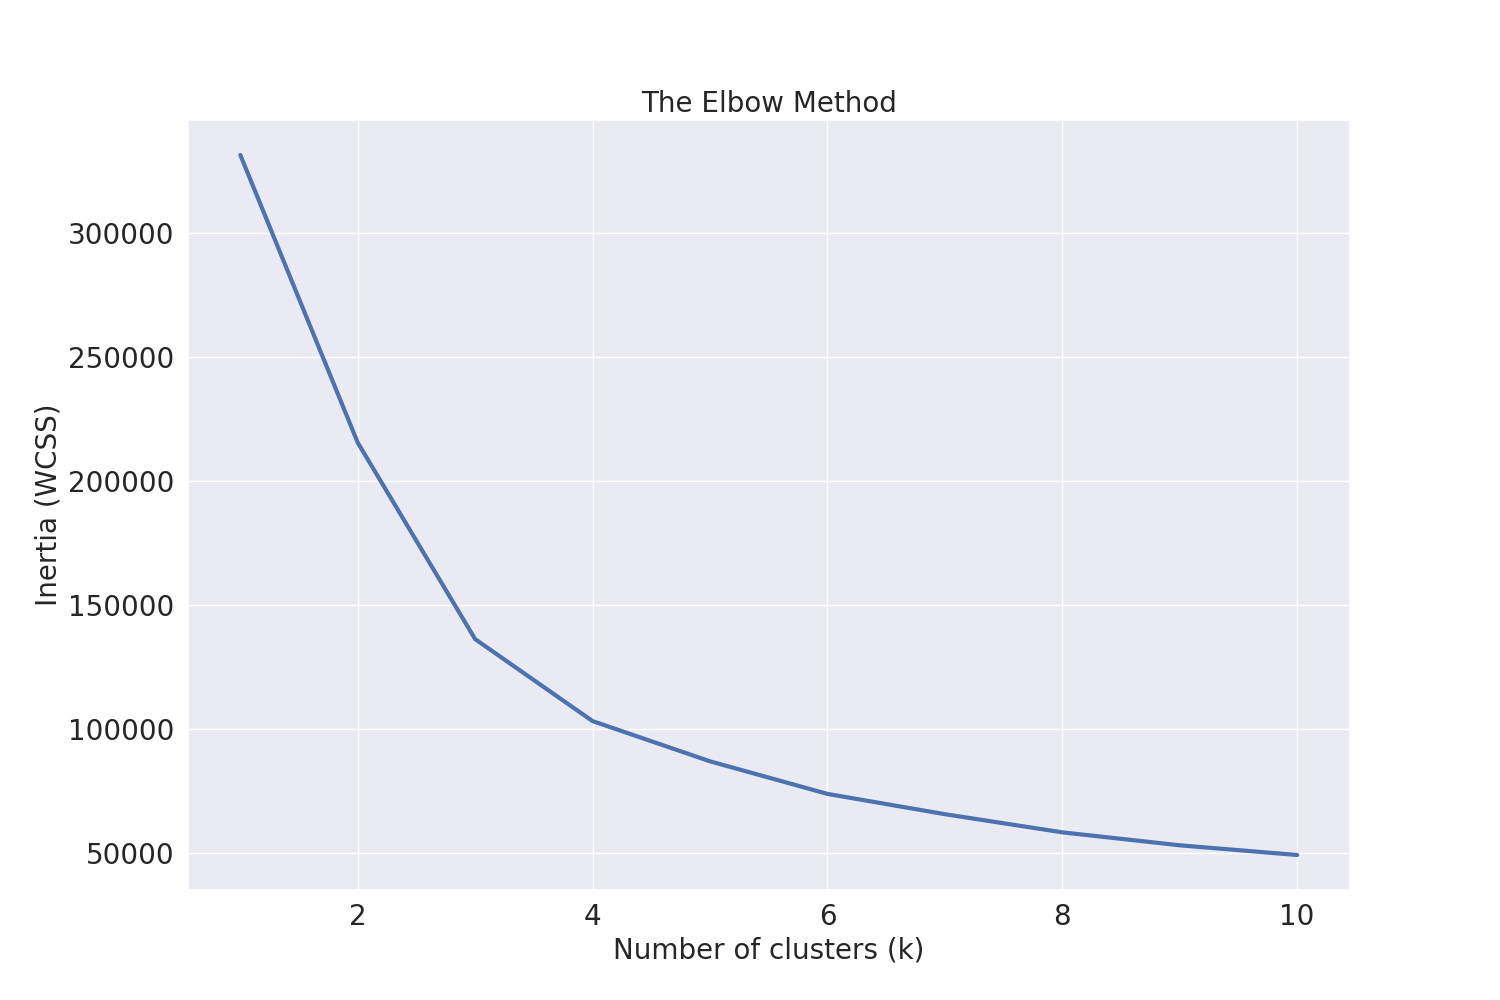

Generate this figure with Python:
import matplotlib.pyplot as plt
import pandas as pd
import seaborn as sns
from sqlalchemy import create_engine
from sqlalchemy.engine import Engine
from sklearn.cluster import KMeans
from sklearn.preprocessing import StandardScaler
from pathlib import Path

output_dir = Path(__file__).resolve().parent

engine: Engine = create_engine(
    "postgresql+psycopg2://acosgun:mysecretpassword@localhost:5432/piscineds")

query_rfm = """
    SELECT user_id,
        DATE_PART('day', '2023-03-01 00:00:00+00'::timestamp - MAX(event_time))
        AS recency,
        count (*) AS frequency,
        sum(price) AS monetary
    FROM customers
    WHERE event_type = 'purchase'
    AND event_time >= TIMESTAMPTZ '2022-10-01 00:00:00+00'
    AND event_time <  TIMESTAMPTZ '2023-03-01 00:00:00+00'
    GROUP BY user_id;
    """

try:
    with engine.connect() as connection:

        df_rfm = pd.read_sql(query_rfm, connection)

    print("DataFrames created successfully.")

except Exception as e:
    print(f"An error occurred connecting to the database: {e}")
    exit(1)

sns.set_theme()

scaler = StandardScaler()
X_scaled = scaler.fit_transform(df_rfm[["recency", "frequency", "monetary"]])

inertias = []
K_range = range(1, 11)
for k in K_range:
    kmeans = KMeans(n_clusters=k, random_state=42, n_init=10)
    kmeans.fit(X_scaled)
    inertias.append(kmeans.inertia_)

plt.figure(figsize=(15, 10))
sns.lineplot(x=K_range, y=inertias, linewidth=3)
plt.title("The Elbow Method", fontsize=20)
plt.xlabel("Number of clusters (k)", fontsize=20)
plt.ylabel("Inertia (WCSS)", fontsize=20)
plt.xticks(fontsize=20)
plt.yticks(fontsize=20)
plt.show()
